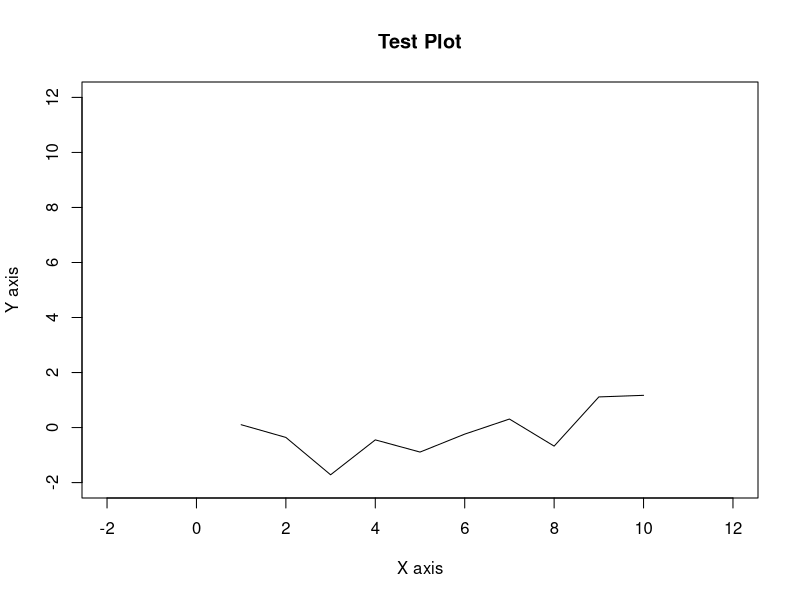

The R source for this figure:
#숫자 연산
print(sqrt(2)) # 제곱근
print(abs(-3)) # 절대값
print(exp(1)) # 지수
print(log(2)) # 자연로그
print(log10(100)) # 상용로그
print(pi) # 원주율
print(round(3.141592, 2)) # 반올림
print(ceiling(3.141592)) # 올림
print(floor(3.141592)) # 내림
#-------------------------------------------

#문자 연산
data <- 'This is a pen'
print(data)
print(tolower(data)) # 소문자로 변경
print(toupper(data)) # 대문자로 변경
print(nchar(data)) # 문자열 길이
print(substr(data, 1, 4)) # 문자열 자르기
print(strsplit(data, ' ')) # 문자열 나누기
print(grepl('This', data)) # 문자열 포함 여부
print(gsub('This', 'That', data)) # 문자열 변경
#-------------------------------------------

#벡터 연산
v1 <- c(1:5)
v2 <- c(6:10)
print(length(v1)) # 벡터 길이
print(paste(v1, collapse=' ')) # 벡터 출력
print(cov(v1, v2)) # 공분산
print(cor(v1, v2)) # 상관계수
print(table(v1)) # 빈도수 (데이터의 개수)
print(order(v1)) # 순위
#-------------------------------------------

#행렬 연산
m1 <- matrix(c(1:6), nrow=2)
m2 <- matrix(c(7:12), ncol=2)
print(t(m1)) # 전치행렬
print(diag(m1)) # 대각행렬
print(m1 %*% m2) # 행렬곱

#데이터 탐색
x <- c(1:12)

print(head(x, 5)) # 앞에서 5개
print(tail(x, 5)) # 뒤에서 5개
print(quantile(x)) # 사분위수
#-------------------------------------------

#데이터 전처리
df1 <- data.frame( x = c(1, 1, 1, 2, 2), y = c(2, 3, 4, 3, 3))
df2 <- data.frame( x = c(1:4), z = c(5:8))
print(df1)
print(df2)
print(subset(df1, x == 1)) # 조건에 맞는 데이터 추출

print(merge(df1, df2, by=c('x'))) # 데이터 결합

# 1은 행, 2는 열
print(apply(df1, 1, sum)) # 행 합계
print(apply(df1, 2, sum)) # 열 합계
#-------------------------------------------

#정규분포(기본값은 평균 0, 표준편차 1)
print(dnorm(0)) # 확률밀도함수
print(rnorm(5)) # 난수 생성
print(pnorm(0)) # 누적분포함수
print(qnorm(0.5)) # 분위수
#-------------------------------------------

#표본추출
print(runif(5)) # 균일분포
print(sample(1:10, 5)) # 샘플링
#-------------------------------------------

#날짜
print(Sys.Date()) # 현재 날짜
print(Sys.time()) # 현재 시간
print(as.Date('2021-01-01')) # 날짜 변환
print(format(Sys.Date(), '%Y-%m-%d')) # 날짜 형식
print(unclass(Sys.time())) # 숫자로 변환
print(as.POSIXct(Sys.time())) # POSIXct 형식
#-------------------------------------------

#산점도
x <- c(1:10)
y <- rnorm(10)
plot(x, y, type='l', xlim= c(-2,12), ylim=c(-2,12), xlab='X axis', ylab='Y axis', main='Test Plot')
#-------------------------------------------

#파일 읽기 쓰기
#read.csv('data.csv') # csv 파일 읽기
#write.csv(df1, 'data.csv') # csv 파일 쓰기
#saveRDS(df1, 'data.rds') # RDS 파일 쓰기
#readRDS('data.rds') # RDS 파일 읽기
#-------------------------------------------

#기타
#install.packages('ggplot2') # 패키지 설치 (install 패키지)
#library(ggplot2) # 패키지 로드 (import 패키지)
#getwd() # 현재 작업 디렉토리
#setwd('C:/Users') # 작업 디렉토리 변경
